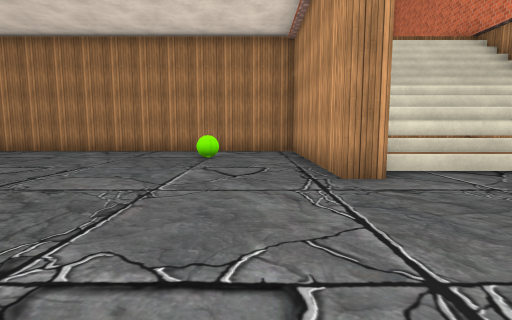
view 1 (above)

18 first-person views from a walk through a 3-D level made in the Unity game engine. The camera is 1.2 m above the floor, tilts 6° down and sees 85° across. The floor is counted in squares, 2 m on a side. Each view is taken from the middle of a square. On the plan, view 1 faces up. The plan holds only what a view shows up to about 9 squares ahead; the rest is blank. The place goes on beyond the plan. The player character is not drawn. Some surface patterns are stand-ins.

view 2
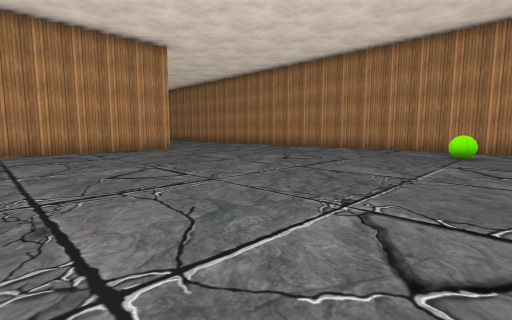

view 3
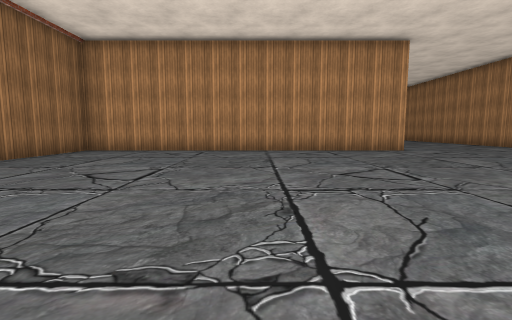

view 4
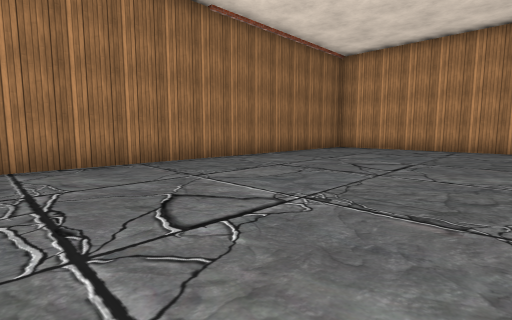

view 5
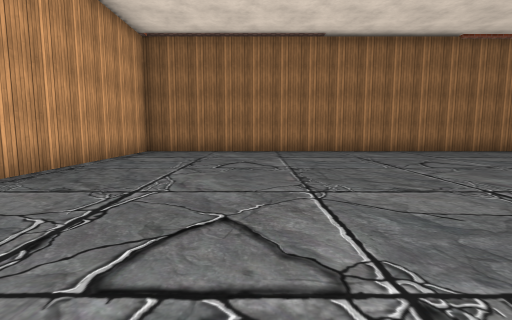

view 6
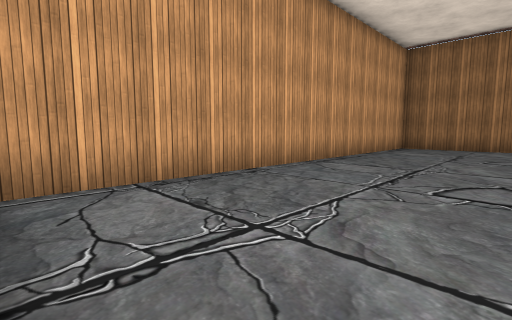

view 7
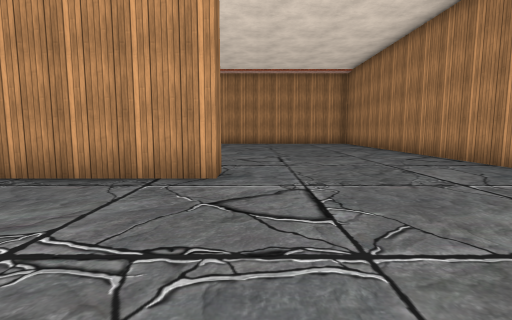

view 8
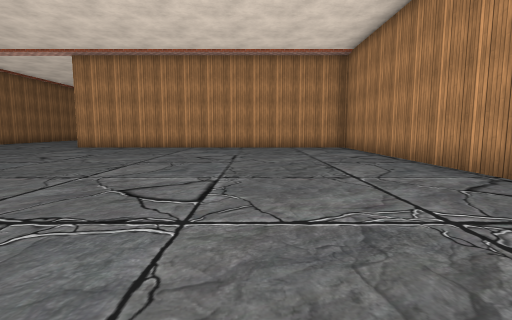

view 9
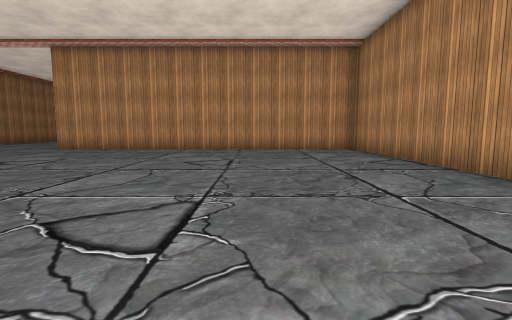

view 10
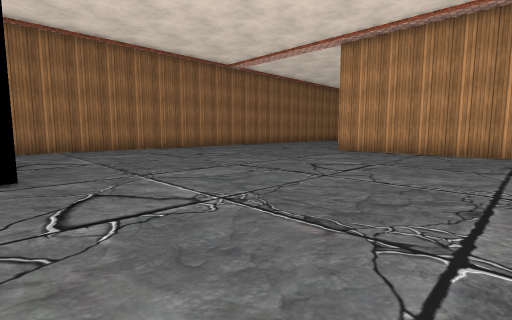

view 11
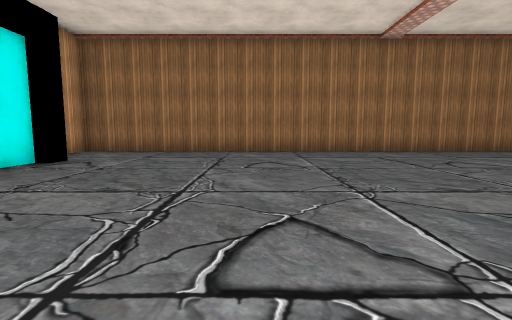

view 12
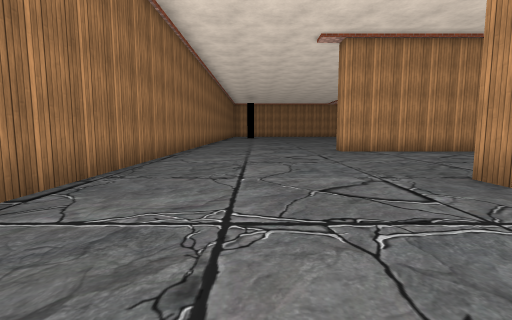

view 13
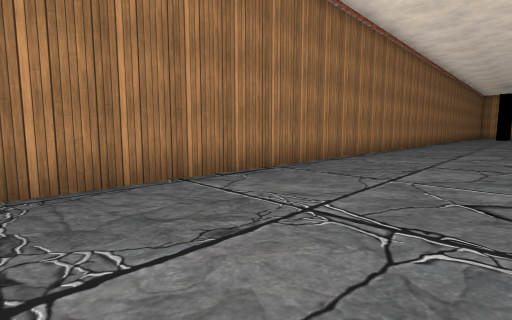

view 14
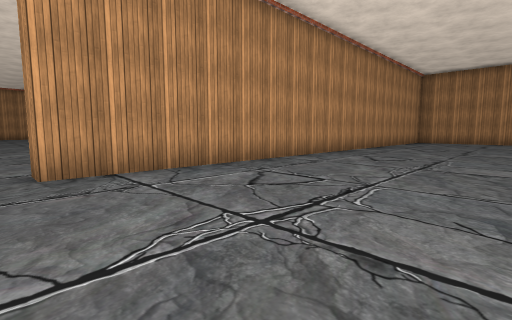

view 15
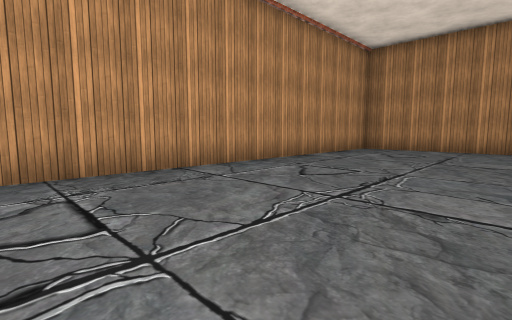

view 16
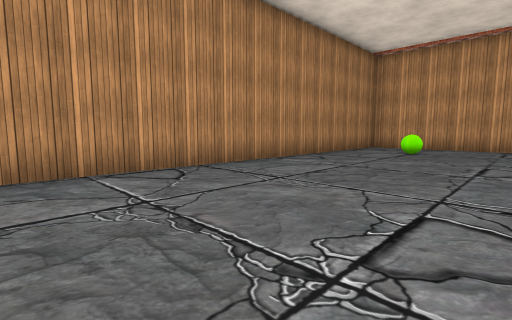

view 17
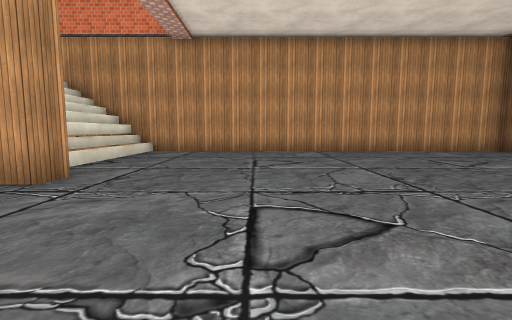

view 18
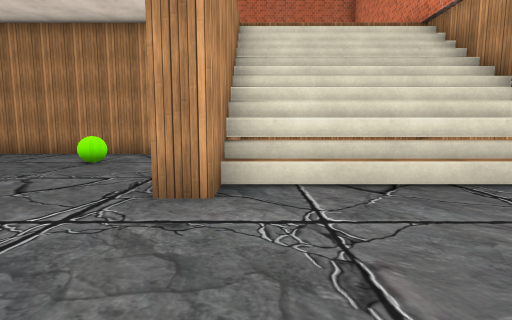

### Floor plan
Points are (right, up) in squares from view 1. A wall is a line through its corners. A room is listed if a view was taken in it or the views show most of it. See-through windows are left out.
Room 1 (views 1, 2, 3, 4, 5, 6, 7, 8, 9, 10, 11, 12, 13, 14, 16, 17, 18)
walls: (-9.1, 3.5) (-8.5, 3.5) (-8.5, -6.1) (6.2, -6.1) (6.2, 5.1); (-10.1, -3) (-10.1, -2.2); (1.6, 4.9) (1.6, 3.4) (1.1, 3.4) (1.1, 8.1) (-17.9, 8.1) (-17.9, -1.3) (-18.5, -1.3); (6.2, 5) (1.6, 5); (6.2, 5.3) (1.8, 5.3); (6.2, 5.7) (2.1, 5.7); (-24.8, -6.1) (-9, -6.1) (-9, -5.2)
low walls: (6.2, 4.6) (1.6, 4.6)
ways out: opening at (-21, -1.8) to room 2
objects: green ball (-1, 6)
Room 2 (view 15)
walls: (-19.4, 13.3) (-22.6, 13.3); (-23.1, 12.8) (-23.1, -1.5) (-23.6, -1.5)
ways out: opening at (-21, -1.8) to room 1

Positions as (right, up) in squares from view 1, and headings:
1: (0, 0), facing up
2: (0, -1), facing up-left
3: (0, -1), facing left
4: (1, -1), facing down-left
5: (3, 2), facing down
6: (3, 4), facing down-right
7: (-5, 4), facing left
8: (-8, 5), facing left
9: (-9, 5), facing left
10: (-10, 3), facing down-left
11: (-14, 2), facing down
12: (-15, -4), facing left
13: (-15, -3), facing down-left
14: (-19, -2), facing up-left
15: (-19, 4), facing up-left
16: (-9, 4), facing up-right
17: (-2, 1), facing right
18: (2, 1), facing up
